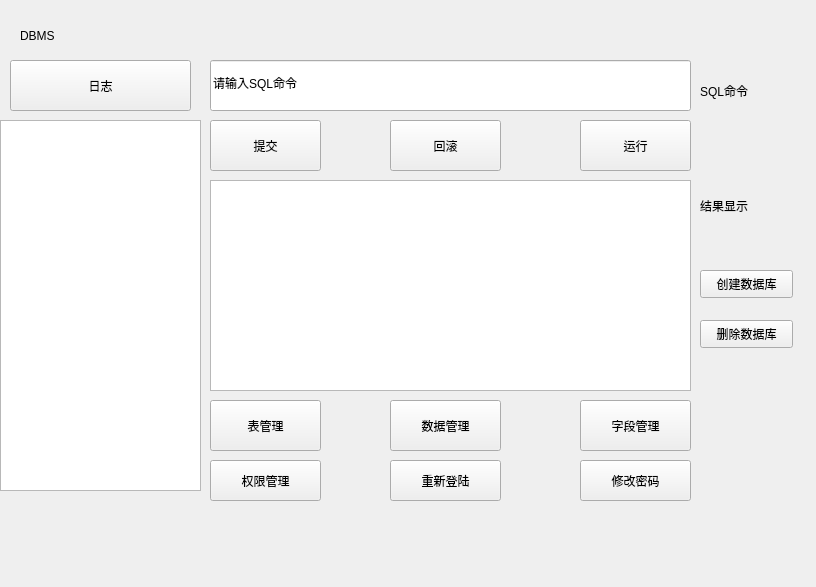
<?xml version="1.0" encoding="UTF-8"?>
<ui version="4.0">
 <class>Mainwindow</class>
 <widget class="QWidget" name="Mainwindow">
  <property name="geometry">
   <rect>
    <x>0</x>
    <y>0</y>
    <width>816</width>
    <height>587</height>
   </rect>
  </property>
  <property name="windowTitle">
   <string>Mainwindow</string>
  </property>
  <property name="styleSheet">
   <string notr="true">font: 10pt &quot;方正粗黑宋简体&quot;;</string>
  </property>
  <widget class="QWidget" name="centralwidget" native="true">
   <property name="geometry">
    <rect>
     <x>0</x>
     <y>0</y>
     <width>811</width>
     <height>571</height>
    </rect>
   </property>
   <widget class="QLineEdit" name="sqllineEdit">
    <property name="geometry">
     <rect>
      <x>210</x>
      <y>60</y>
      <width>481</width>
      <height>51</height>
     </rect>
    </property>
    <property name="text">
     <string>请输入SQL命令</string>
    </property>
   </widget>
   <widget class="QTableWidget" name="tableWidget">
    <property name="geometry">
     <rect>
      <x>210</x>
      <y>180</y>
      <width>481</width>
      <height>211</height>
     </rect>
    </property>
   </widget>
   <widget class="QPushButton" name="tablemanage">
    <property name="geometry">
     <rect>
      <x>210</x>
      <y>400</y>
      <width>111</width>
      <height>51</height>
     </rect>
    </property>
    <property name="text">
     <string>表管理</string>
    </property>
   </widget>
   <widget class="QPushButton" name="datamanage">
    <property name="geometry">
     <rect>
      <x>390</x>
      <y>400</y>
      <width>111</width>
      <height>51</height>
     </rect>
    </property>
    <property name="text">
     <string>数据管理</string>
    </property>
   </widget>
   <widget class="QPushButton" name="fieldmanage">
    <property name="geometry">
     <rect>
      <x>580</x>
      <y>400</y>
      <width>111</width>
      <height>51</height>
     </rect>
    </property>
    <property name="text">
     <string>字段管理</string>
    </property>
   </widget>
   <widget class="QPushButton" name="rollback">
    <property name="geometry">
     <rect>
      <x>390</x>
      <y>120</y>
      <width>111</width>
      <height>51</height>
     </rect>
    </property>
    <property name="text">
     <string>回滚</string>
    </property>
   </widget>
   <widget class="QPushButton" name="commit">
    <property name="geometry">
     <rect>
      <x>210</x>
      <y>120</y>
      <width>111</width>
      <height>51</height>
     </rect>
    </property>
    <property name="text">
     <string>提交</string>
    </property>
   </widget>
   <widget class="QPushButton" name="run">
    <property name="geometry">
     <rect>
      <x>580</x>
      <y>120</y>
      <width>111</width>
      <height>51</height>
     </rect>
    </property>
    <property name="text">
     <string>运行</string>
    </property>
   </widget>
   <widget class="QLabel" name="label">
    <property name="geometry">
     <rect>
      <x>20</x>
      <y>0</y>
      <width>111</width>
      <height>71</height>
     </rect>
    </property>
    <property name="styleSheet">
     <string notr="true">font: 24pt &quot;华文隶书&quot;;</string>
    </property>
    <property name="text">
     <string>DBMS</string>
    </property>
   </widget>
   <widget class="QTreeView" name="treeView">
    <property name="geometry">
     <rect>
      <x>0</x>
      <y>120</y>
      <width>201</width>
      <height>371</height>
     </rect>
    </property>
   </widget>
   <widget class="QLabel" name="label_2">
    <property name="geometry">
     <rect>
      <x>700</x>
      <y>70</y>
      <width>81</width>
      <height>41</height>
     </rect>
    </property>
    <property name="text">
     <string>SQL命令</string>
    </property>
   </widget>
   <widget class="QLabel" name="label_3">
    <property name="geometry">
     <rect>
      <x>700</x>
      <y>190</y>
      <width>91</width>
      <height>31</height>
     </rect>
    </property>
    <property name="text">
     <string>结果显示</string>
    </property>
   </widget>
   <widget class="QPushButton" name="pushButton">
    <property name="geometry">
     <rect>
      <x>10</x>
      <y>60</y>
      <width>181</width>
      <height>51</height>
     </rect>
    </property>
    <property name="text">
     <string>日志</string>
    </property>
   </widget>
   <widget class="QPushButton" name="pushButton_3">
    <property name="geometry">
     <rect>
      <x>390</x>
      <y>460</y>
      <width>111</width>
      <height>41</height>
     </rect>
    </property>
    <property name="text">
     <string>重新登陆</string>
    </property>
   </widget>
   <widget class="QPushButton" name="pushButton_4">
    <property name="geometry">
     <rect>
      <x>580</x>
      <y>460</y>
      <width>111</width>
      <height>41</height>
     </rect>
    </property>
    <property name="text">
     <string>修改密码</string>
    </property>
   </widget>
   <widget class="QPushButton" name="pushButton_5">
    <property name="geometry">
     <rect>
      <x>210</x>
      <y>460</y>
      <width>111</width>
      <height>41</height>
     </rect>
    </property>
    <property name="text">
     <string>权限管理</string>
    </property>
   </widget>
   <widget class="QPushButton" name="create">
    <property name="geometry">
     <rect>
      <x>700</x>
      <y>270</y>
      <width>93</width>
      <height>28</height>
     </rect>
    </property>
    <property name="text">
     <string>创建数据库</string>
    </property>
   </widget>
   <widget class="QPushButton" name="del">
    <property name="geometry">
     <rect>
      <x>700</x>
      <y>320</y>
      <width>93</width>
      <height>28</height>
     </rect>
    </property>
    <property name="text">
     <string>删除数据库</string>
    </property>
   </widget>
  </widget>
 </widget>
 <resources/>
 <connections/>
</ui>
